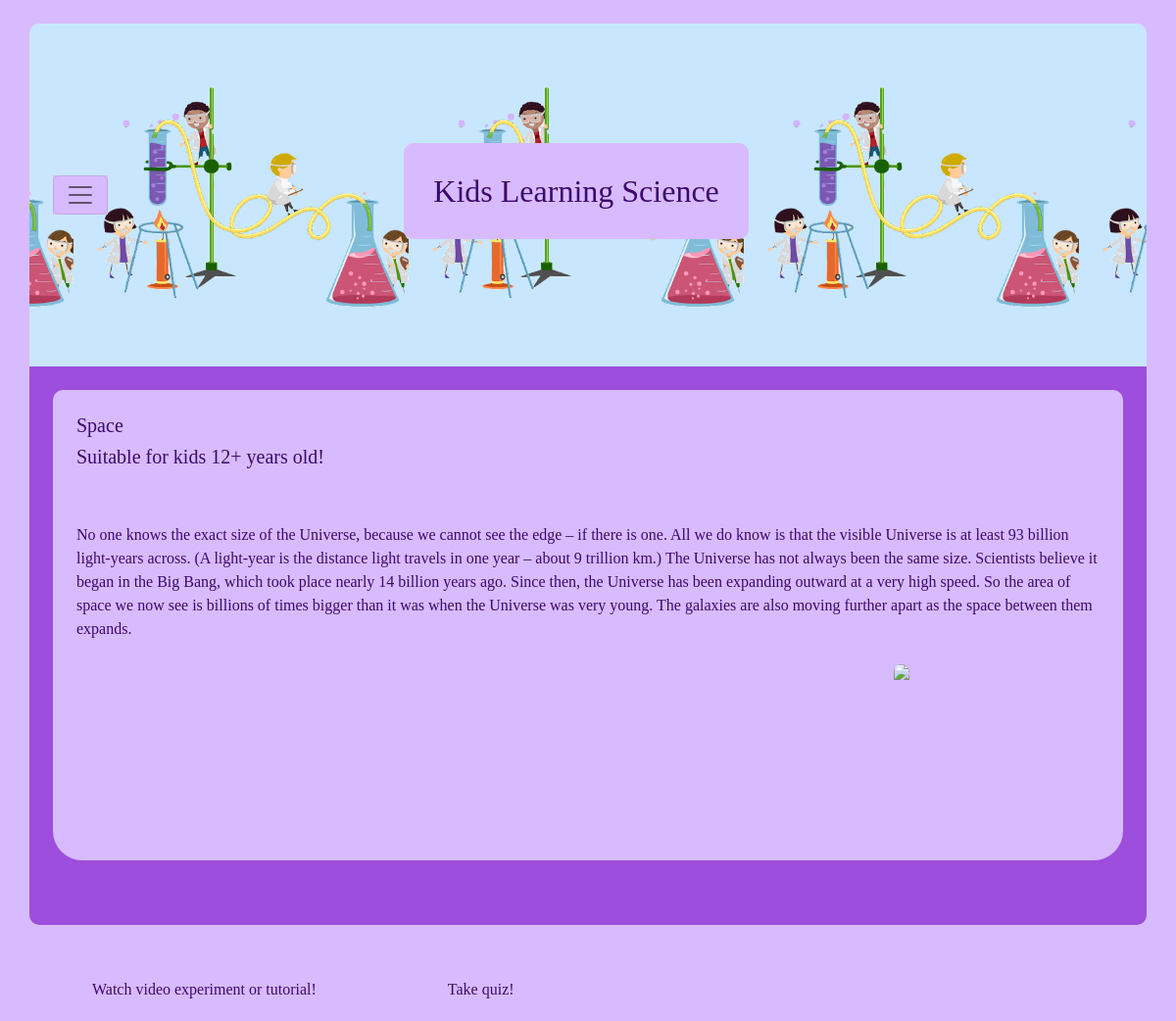
The page /space/advanced/ on the database its author committed.
### HW5App/models.py (models this page shows, shortened)
class Course(models.Model):
    title = models.CharField(max_length=50)
    description = models.TextField(max_length=1000, null=True)
    topic = models.ForeignKey(Topic, on_delete=models.CASCADE)
    age = models.ForeignKey(AgeGroup, on_delete=models.CASCADE)
    tutorial_Video = EmbedVideoField()
    videodescription = models.CharField(max_length=50, null=True)

class Topic(models.Model):
    title = models.CharField(max_length=50)

class AgeGroup(models.Model):
    title = models.CharField(max_length=50)

### HW5App/views.py (the view)
# urls.py: path('space/advanced/', space3, name="space3"),
def space3(request):
    try:
        courses = Course.objects.all()
    except Course.DoesNotExist:
        courses = None
    context = {"courses": list(courses)}
    return render(request, "space3.html", context=context)

### templates/space3.html (shortened to what this page needs)
<!DOCTYPE html>
<html lang="en">
<head>
    <link href="https://cdn.jsdelivr.net/npm/bootstrap@5.2.0-beta1/dist/css/bootstrap.min.css" rel="stylesheet"
>
        {% load static %} background-image: url('{% static 'kids.png'%}');
</head>
<body>
<div class="container">
    <nav class="navbar mt-4 p-4">
        <div>
            <button class="navbar-toggler " type="button" data-bs-toggle="offcanvas" data-bs-target="#offcanvasNavbar"
                    aria-controls="offcanvasNavbar">
                <span class="navbar-toggler-icon"></span>
            </button>
        </div>
        <h2 class="title">Kids Learning Science <br>
            </h2>
    </nav>
    <div class="jumbotron p-4 text-left">
        <div id="div1">
            <div class="p-4 border-top-custom">
                <h5>{{ courses.11.topic.title }}</h5>
                <h5>Suitable for kids {{ courses.11.age.title }} years old!</h5>
            </div>
            <div class="p-4">
                {{ courses.11.description }}
            </div>
            <img style="float: right; margin-right: 20%; border-radius: 10px; height: 200px"
                 src="https://www.farmersalmanac.com/wp-content/uploads/2020/11/pluto2-903x630.jpg">
            <p class="lead"></p>
        </div>
        <button class="watch" ><a style="background-color: transparent; padding: 20px; text-decoration: none; color: #3c096c" href="{% url 'space3tutorial' %}">Watch video experiment or tutorial!</a></button>
        <button class="watch"><a style="background-color: transparent; padding: 20px; text-decoration: none; color: #3c096c" href="{% url 'quiz' %}">Take quiz!</a></button>
    </div>
</div>
</body>
</html>

### rows shown on the page
Course: topic.title "Space", age.title "12+", description "No one knows the exact size of the Universe, because we cannot see the edge – if there is one. All we do know is that the visible Universe is at least 93 billion light-years across. (A light-year is the distance light travels in one year – about 9 trillion km.) The Universe has not always been the same size. Scientists believe it began in the Big Bang, which took place nearly 14 billion years ago. Since then, the Universe has been expanding outward at a very high speed. So the area of space we now see is billions of times bigger than it was when the Universe was very young. The galaxies are also moving further apart as the space between them expands."
